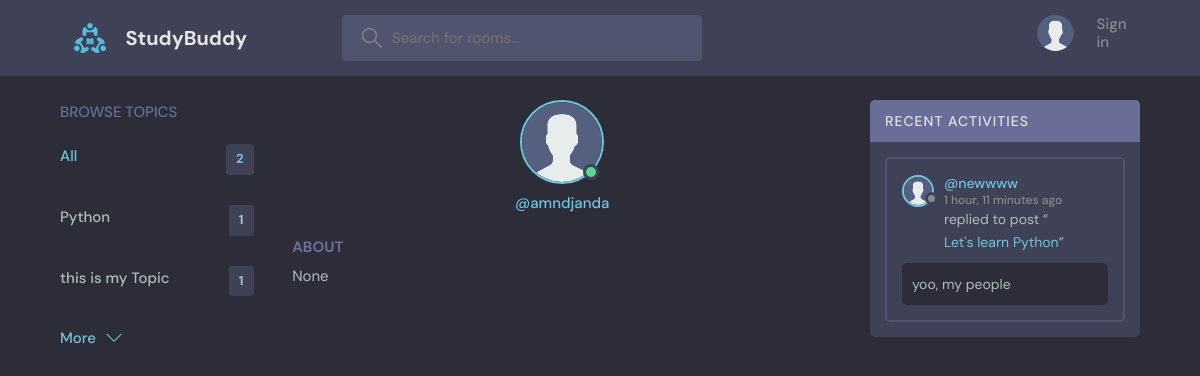
The app's page /profile/3, older data.
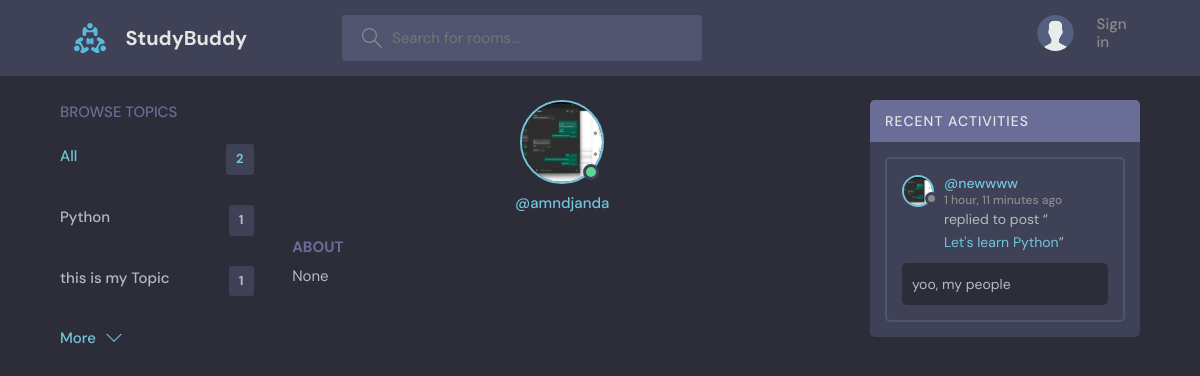
The same page, newer data.
### base/models.py (models this page shows, shortened)
class Topic(models.Model):
  name = models.CharField(max_length=200)

class User(AbstractUser):
  name = models.CharField(max_length=200, null=True)
  email = models.EmailField(null=True, unique=True)
  bio = models.TextField(null=True)
  avatar = models.ImageField(null=True, default="avatar.svg")
  USERNAME_FIELD = 'email'
  REQUIRED_FIELDS = []

class Message(models.Model):
  user = models.ForeignKey(User, on_delete=models.CASCADE)
  room = models.ForeignKey(Room, on_delete=models.CASCADE)
  body = models.TextField()
  updated = models.DateTimeField(auto_now=True)
  created = models.DateTimeField(auto_now_add=True)
  class Meta:
    ordering = ['-updated', '-created']
  def __str__(self):
    return self.body[0:50]

class Room(models.Model):
  host = models.ForeignKey(User, on_delete=models.SET_NULL, null=True)
  topic = models.ForeignKey(Topic, on_delete=models.SET_NULL, null=True)
  name = models.CharField(max_length=200)
  description = models.TextField(null=True, blank=True)
  participants = models.ManyToManyField(User, related_name="participants", blank=True)
  updated = models.DateTimeField(auto_now=True)
  created = models.DateTimeField(auto_now_add=True)
  class Meta:
    ordering = ['-updated', '-created']
  def __str__(self):
    return self.name

### base/views.py (the view)
# urls.py: path('profile/<str:pk>', views.userProfile, name='user-profile'),
def userProfile(request, pk):
  user =User.objects.get(id=pk)
  rooms = user.room_set.all()
  room_messages = user.message_set.all()
  topics = Topic.objects.all()
  context = {'user': user, 'rooms': rooms, 'room_messages': room_messages, 'topics': topics}
  return render(request, 'base/profile.html', context)

### base/templates/base/profile.html (shortened to what this page needs)
{% extends 'main.html' %} {% block content %}
<main class="profile-page layout layout--3">
  <div class="container">
    <div>{% include 'base/topics_component.html' %}</div>
    <div class="roomList">
      <div class="profile">
        <div class="profile__avatar">
          <div class="avatar avatar--large active">
            <img src="{{user.avatar.url}}" />
          </div>
        </div>
        <div class="profile__info">
          <p>@{{user.username}}</p>
        </div>
        <div class="profile__about">
          <h3>About</h3>
          <p>
            {{user.bio}}
          </p>
        </div>
      </div>
    </div>
    <div>{% include 'base/activity_component.html' %}</div>
  </div>
</main>
{% endblock content %}

### templates/main.html (shortened to what this page needs)
<!DOCTYPE html>
{% load static %}
<html lang="en">
  <head>
    <link rel="stylesheet" href="{% static 'styles/style.css' %}" />
  </head>
  <body>
    {% include 'navbar.html' %}
    {% block content %}
    {% endblock content %}
  </body>
</html>

### templates/navbar.html (shortened to what this page needs)
{% load static %}
<header class="header header--loggedIn">
  <div class="container">
    <a href="{% url 'home' %}" class="header__logo">
      <img src="{% static 'images/logo.svg' %}" />
      <h1>StudyBuddy</h1>
    </a>
    <form class="header__search" action="{% url 'home' %}" method="GET">
      <label>
        <input type="text" name="q" placeholder="Search for rooms..." />
      </label>
    </form>
    <nav class="header__menu">
      {% if request.user.is_authenticated %}
      <div class="header__user">
        <a href="{% url 'user-profile' user.id %}">
          <div class="avatar avatar--medium active">
            <img src="{{request.user.avatar.url}}" />
          </div>
          <p>{{user.name}}<span>@{{request.user.username}}</span></p>
        </a>
        <button class="dropdown-button">
          <svg
            version="1.1"
            xmlns="http://www.w3.org/2000/svg"
            width="32"
            height="32"
            viewBox="0 0 32 32"
          >
            <title>chevron-down</title>
            <path d="M16 21l-13-13h-3l16 16 16-16h-3l-13 13z"></path>
          </svg>
        </button>
      </div>
      {% else %}
      <a href="{% url 'signin' %}">
        <img src="{% static 'images/avatar.svg' %}" />
        <p>Sign in</p>
      </a>
      {% endif %}
    </nav>
  </div>
</header>

### base/templates/base/topics_component.html
    <div class="topics">
      <div class="topics__header">
        <h2>Browse Topics</h2>
      </div>
      <ul class="topics__list">
        <li>
          <a href="{% url 'home' %}" class="active">All <span>{{topics.count}}</span></a>
        </li>
        {% for topic in topics %}
        <li>
          <a href="{% url 'home' %}?q={{topic.name}}">{{topic.name}} <span>{{topic.room_set.all.count}}</span></a>
        </li>
        {% endfor %}
      </ul>
      <a class="btn btn--link" href="{% url 'topics' %}">
        More
        <svg
          version="1.1"
          xmlns="http://www.w3.org/2000/svg"
          width="32"
          height="32"
          viewBox="0 0 32 32"
        >
          <title>chevron-down</title>
          <path d="M16 21l-13-13h-3l16 16 16-16h-3l-13 13z"></path>
        </svg>
      </a>
    </div>

### base/templates/base/activity_component.html (shortened to what this page needs)
<div class="activities">
  <div class="activities__header">
    <h2>Recent Activities</h2>
  </div>
  {% for message in room_messages %}
  <div class="activities__box">
    <div class="activities__boxHeader roomListRoom__header">
      <a
        href="{% url 'user-profile' message.user.id %}"
        class="roomListRoom__author"
      >
        <div class="avatar avatar--small">
          <img src="{{message.user.avatar.url}}" />
        </div>
        <p>
          @{{message.user.name}}
          <span>{{message.created |timesince}} ago</span>
        </p>
      </a>
    </div>
    <div class="activities__boxContent">
      <p>
        replied to post “<a href="{% url 'room' message.room.id %}"
          >{{message.room}}</a
        >”
      </p>
      <div class="activities__boxRoomContent">{{message}}</div>
    </div>
  </div>
  {% endfor %}
</div>

Row changes from the older to the newer data that the page shows:
changed User "amndjanda": avatar: picture added in place of a placeholder
changed through a linked row, Message "yoo, my people": user.avatar: picture added in place of a placeholder
